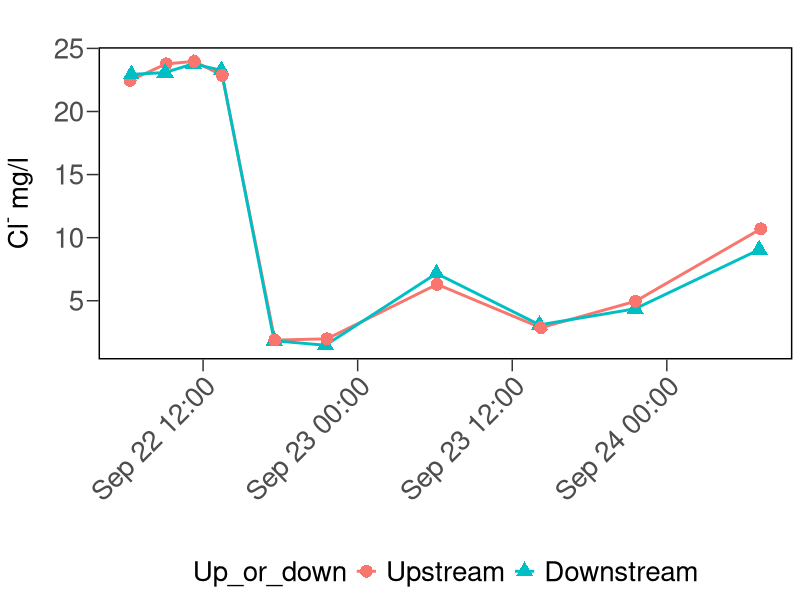
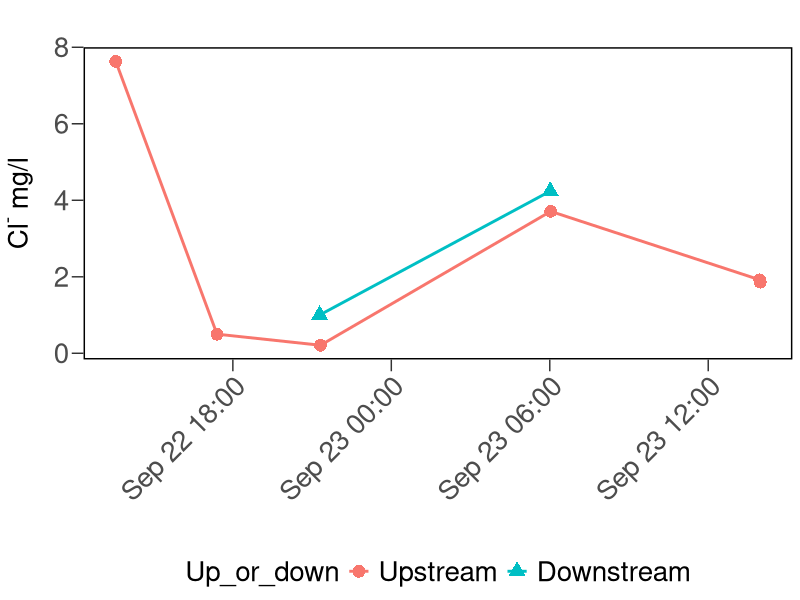
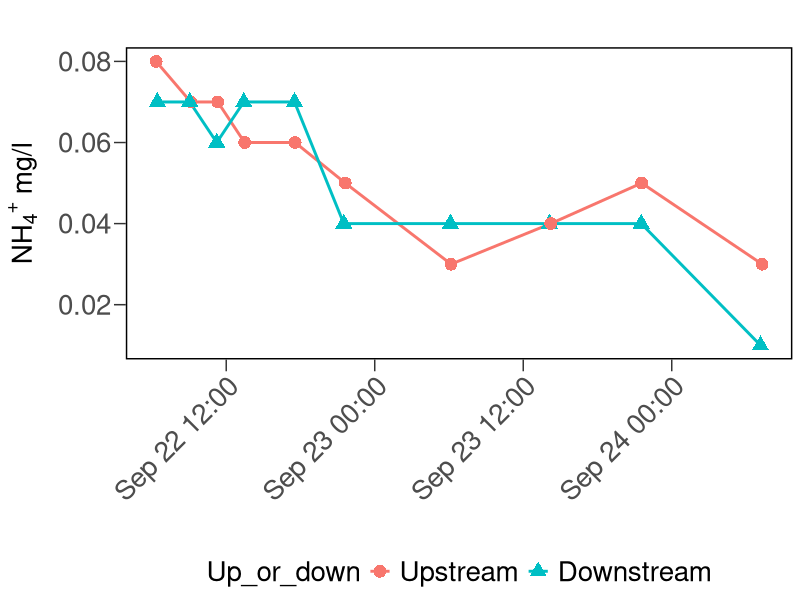
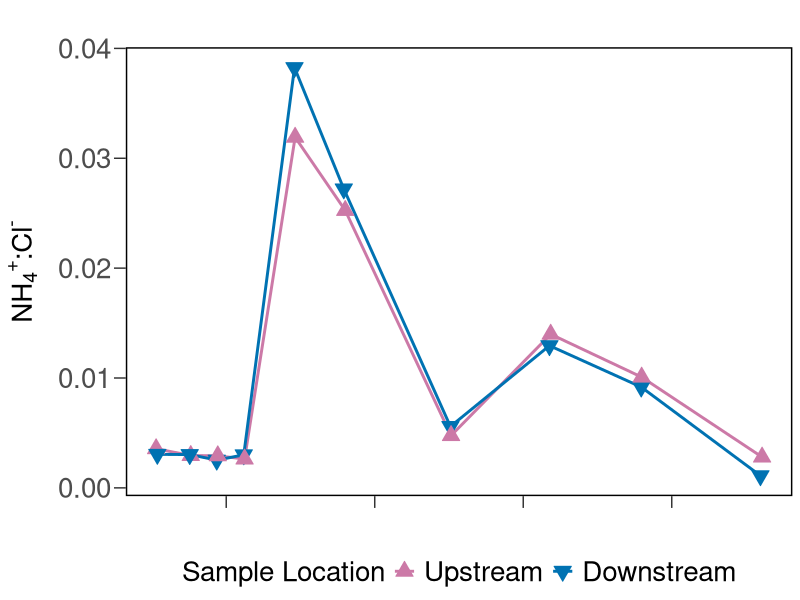
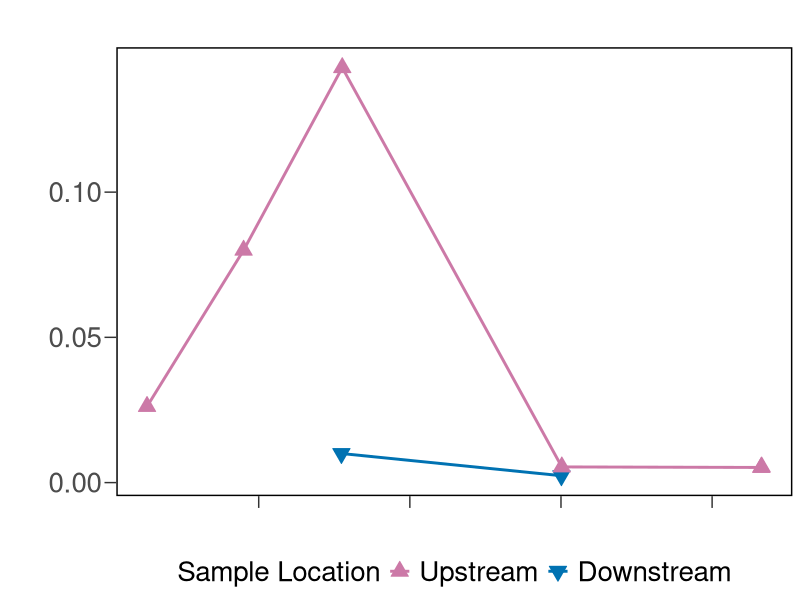
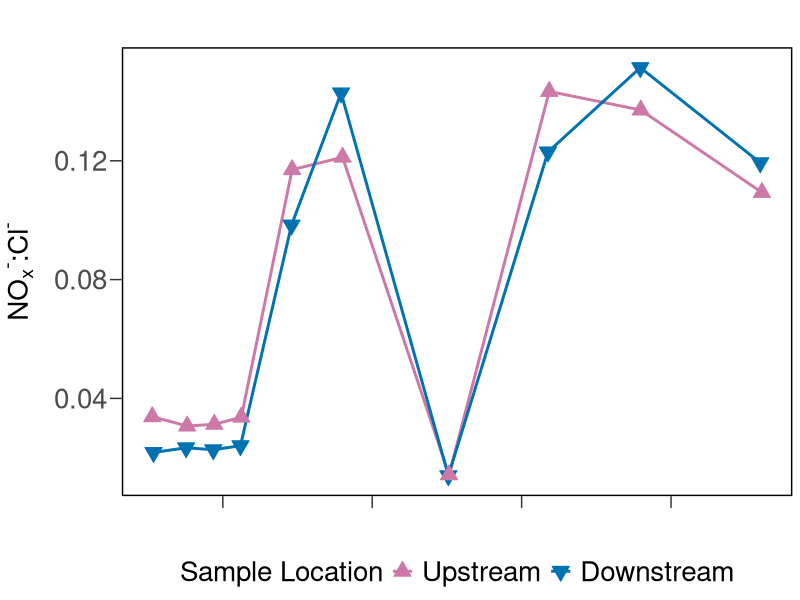
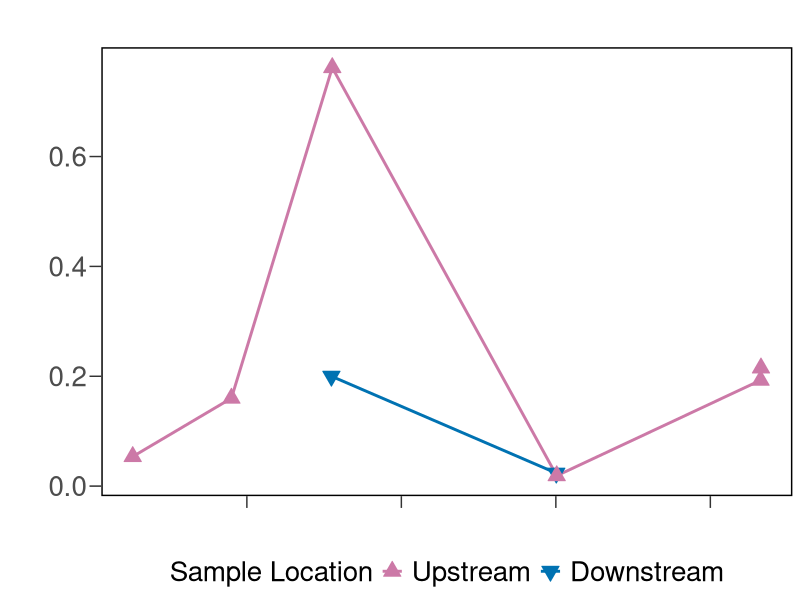
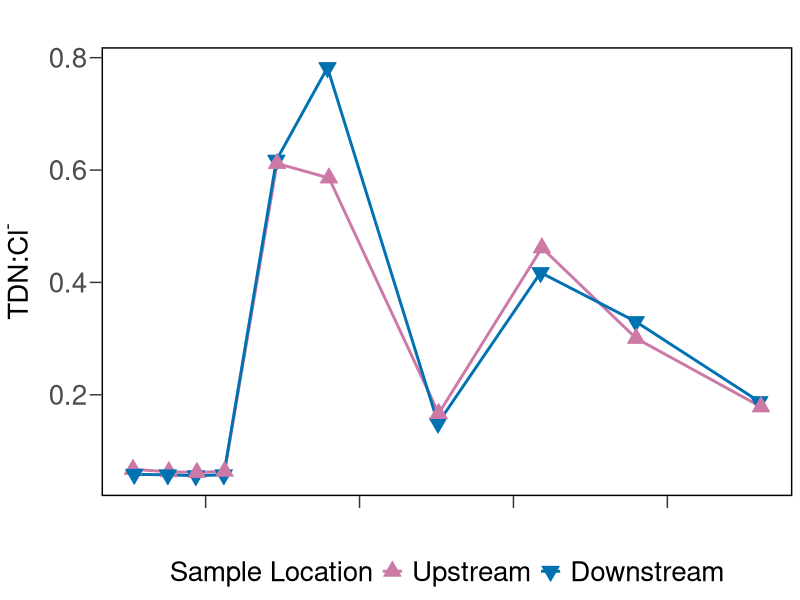

Recreate these plots in R, in order.
## ---- chunk 1
knitr::opts_chunk$set(echo = TRUE)
rm(list=ls())
knitr::opts_knit$set(root.dir="~/GitHub/TownCreekWater/analyses/")
## ---- chunk 2
require(tidyverse)
require(lubridate)
require(rstatix)
require(ggpubr)
## ---- chunk 3
Ophelia <- read.csv("../data/Storms/OpheliaCompiledData.csv")

# Dry RSC upstream water level:
TotalSmallRSCUp <- read.csv("../data/HoboData/TotalTC_Small_RSC_Up.csv")

# Dry RSC downstream water level:
TotalSmallRSCDown <- read.csv("../data/HoboData/Total_Small_RSC_Down.csv")

# Dry RSC downstream with Ophelia dates (Nov. 15, 2023 download):
Dry_RSC_Down_LVL_Nov <- read.csv("../data/HoboData/TC_Small_RSC_Down_OpheliaRange.csv")
## ---- chunk 4
Ophelia$RSC <- as.factor(Ophelia$RSC)
Ophelia$Up_or_down <- as.factor(Ophelia$Up_or_down)
Ophelia$Up_or_down <- factor(Ophelia$Up_or_down, levels = c("Upstream", "Downstream", "Composite"))

# Make date-time column:
Ophelia$DateTime <- mdy_hm(paste(Ophelia$Date, Ophelia$Time))




# Drop negatives and below detection limit values from ERL:
# Convert negatives to zeroes:
Ophelia <- Ophelia %>%
  dplyr::mutate(PO4_uM = ifelse(PO4_uM < 0, 0, PO4_uM)) %>%
  dplyr::mutate(PO4_mg.L = ifelse(PO4_mg.L < 0, 0, PO4_mg.L)) %>%
  dplyr::mutate(TSS_mg.L = ifelse(TSS_mg.L < 0, 0, TSS_mg.L))


# Calculate chloride ratios:
Ophelia$NH4toCl <- Ophelia$NH4_mg.L / Ophelia$Cl_mg.L
Ophelia$NOxtoCl <- Ophelia$NO3.NO2_mgL / Ophelia$Cl_mg.L
Ophelia$TDNtoCl <- Ophelia$TDN_mg.L / Ophelia$Cl_mg.L

# subset by RSC:
Ophelia_IS <- Ophelia %>%
  filter(Ophelia$RSC=="In-stream")

Ophelia_Dry <- Ophelia %>%
  filter(Ophelia$RSC=="Dry")
## ---- chunk 5
# Plot Cl first
plot.IS_Cl <- ggplot(data = Ophelia_IS, aes(x = DateTime, y = Cl_mg.L, shape=Up_or_down, color=Up_or_down, fill = Up_or_down)) +
  geom_line(linewidth = 1) +
  geom_point(size = 4)+
  #scale_color_manual(values=c("#CC79A7","#0072B2"), labels = c("Upstream", "Downstream"), name="Sample Location") +
  #scale_shape_manual(values = c(24, 25), labels = c("Upstream", "Downstream"), name = "Sample Location")+
  #scale_fill_manual(values = c("#CC79A7","#0072B2"), labels = c("Upstream", "Downstream"), name="Sample Location")+
  theme_bw() +
  #Remove plot grid lines
  theme(panel.grid.major = element_blank(), panel.grid.minor = element_blank()) + 
  #Set axis title and text properties, tick marks, and labels
  theme(text=element_text(size=20),axis.title=element_text(size=20,face="bold"),
          axis.text=element_text(size=20),  
          axis.title.y=element_text(margin=margin(r=10)),
          axis.title.x = element_text(margin = margin(r=10)),
          panel.border = element_rect(colour = "black",linewidth=1),strip.text = element_text(size = 20), legend.position="bottom", legend.title = element_text(size=20), legend.text=element_text(size=20)) + 
          theme(axis.ticks.length=unit(0.3,"cm")) + 
          labs(x = "", y = expression(paste("Cl"^{"-"}," mg/l")), title="") +
  theme(rect=element_rect(fill="transparent"))+
  theme(plot.background = element_rect(color=NA), axis.text.x = element_text(angle=45, hjust = 1))
  #scale_x_date(date_breaks = "1 month", limits = c(range(NH3_PO4_Unknown_dropNegs$Date)), date_labels = "%b %y")
  
 
plot.IS_Cl


plot.Dry_Cl <- ggplot(data = Ophelia_Dry, aes(x = DateTime, y = Cl_mg.L, shape=Up_or_down, color=Up_or_down, fill = Up_or_down)) +
  geom_line(linewidth = 1) +
  geom_point(size = 4)+
  #scale_color_manual(values=c("#CC79A7","#0072B2"), labels = c("Upstream", "Downstream"), name="Sample Location") +
  #scale_shape_manual(values = c(24, 25), labels = c("Upstream", "Downstream"), name = "Sample Location")+
  #scale_fill_manual(values = c("#CC79A7","#0072B2"), labels = c("Upstream", "Downstream"), name="Sample Location")+
  theme_bw() +
  #Remove plot grid lines
  theme(panel.grid.major = element_blank(), panel.grid.minor = element_blank()) + 
  #Set axis title and text properties, tick marks, and labels
  theme(text=element_text(size=20),axis.title=element_text(size=20,face="bold"),
          axis.text=element_text(size=20),  
          axis.title.y=element_text(margin=margin(r=10)),
          axis.title.x = element_text(margin = margin(r=10)),
          panel.border = element_rect(colour = "black",linewidth=1),strip.text = element_text(size = 20), legend.position="bottom", legend.title = element_text(size=20), legend.text=element_text(size=20)) + 
          theme(axis.ticks.length=unit(0.3,"cm")) + 
          labs(x = "", y = expression(paste("Cl"^{"-"}," mg/l")), title="") +
  theme(rect=element_rect(fill="transparent"))+
  theme(plot.background = element_rect(color=NA), axis.text.x = element_text(angle=45, hjust = 1))
  #scale_x_date(date_breaks = "1 month", limits = c(range(NH3_PO4_Unknown_dropNegs$Date)), date_labels = "%b %y")
  
 
plot.Dry_Cl
## ---- chunk 6
plot.IS_NH4 <- ggplot(data = Ophelia_IS, aes(x = DateTime, y = NH4_mg.L, shape=Up_or_down, color=Up_or_down, fill = Up_or_down)) +
  geom_line(linewidth = 1) +
  geom_point(size = 4)+
  #scale_color_manual(values=c("#CC79A7","#0072B2"), labels = c("Upstream", "Downstream"), name="Sample Location") +
  #scale_shape_manual(values = c(24, 25), labels = c("Upstream", "Downstream"), name = "Sample Location")+
  #scale_fill_manual(values = c("#CC79A7","#0072B2"), labels = c("Upstream", "Downstream"), name="Sample Location")+
  theme_bw() +
  #Remove plot grid lines
  theme(panel.grid.major = element_blank(), panel.grid.minor = element_blank()) + 
  #Set axis title and text properties, tick marks, and labels
  theme(text=element_text(size=20),axis.title=element_text(size=20,face="bold"),
          axis.text=element_text(size=20),  
          axis.title.y=element_text(margin=margin(r=10)),
          axis.title.x = element_text(margin = margin(r=10)),
          panel.border = element_rect(colour = "black",linewidth=1),strip.text = element_text(size = 20), legend.position="bottom", legend.title = element_text(size=20), legend.text=element_text(size=20)) + 
          theme(axis.ticks.length=unit(0.3,"cm")) + 
          labs(x = "", y = expression(paste("NH"[4], ""^{"+"}," mg/l")), title="") +
  theme(rect=element_rect(fill="transparent"))+
  theme(plot.background = element_rect(color=NA), axis.text.x = element_text(angle=45, hjust = 1))
  #scale_x_datetime(date_breaks = "6 hours", limits = c(range(Ophelia_IS$DateTime)))
  
 
plot.IS_NH4
## ---- chunk 7
plot.IS_NH4toCl <- ggplot(data = Ophelia_IS, aes(x = DateTime, y = NH4toCl, shape=Up_or_down, color=Up_or_down, fill = Up_or_down)) +
  geom_line(linewidth = 1) +
  geom_point(size = 4)+
  scale_color_manual(values=c("#CC79A7","#0072B2"), labels = c("Upstream", "Downstream"), name="Sample Location") +
  scale_shape_manual(values = c(24, 25), labels = c("Upstream", "Downstream"), name = "Sample Location")+
  scale_fill_manual(values = c("#CC79A7","#0072B2"), labels = c("Upstream", "Downstream"), name="Sample Location")+
  theme_bw() +
  #Remove plot grid lines
  theme(panel.grid.major = element_blank(), panel.grid.minor = element_blank()) + 
  #Set axis title and text properties, tick marks, and labels
  theme(text=element_text(size=20),axis.title=element_text(size=20,face="bold"),
          axis.text=element_text(size=20),  
          axis.title.y=element_text(margin=margin(r=10)),
          axis.title.x = element_text(margin = margin(r=10)),
          panel.border = element_rect(colour = "black",linewidth=1),strip.text = element_text(size = 20), legend.position="bottom", legend.title = element_text(size=20), legend.text=element_text(size=20)) + 
          theme(axis.ticks.length=unit(0.3,"cm")) + 
          labs(x = "", y = expression(paste("NH"[4], ""^{"+"},":Cl", ""^{"-"})), title="") +
  theme(rect=element_rect(fill="transparent"))+
  theme(plot.background = element_rect(color=NA), axis.text.x = element_text(angle=45, hjust = 1))+
  theme(axis.text.x = element_blank())
  
  
 
plot.IS_NH4toCl


plot.Dry_NH4toCl <- ggplot(data = Ophelia_Dry, aes(x = DateTime, y = NH4toCl, shape=Up_or_down, color=Up_or_down, fill = Up_or_down)) +
  geom_line(linewidth = 1) +
  geom_point(size = 4)+
  scale_color_manual(values=c("#CC79A7","#0072B2"), labels = c("Upstream", "Downstream"), name="Sample Location") +
  scale_shape_manual(values = c(24, 25), labels = c("Upstream", "Downstream"), name = "Sample Location")+
  scale_fill_manual(values = c("#CC79A7","#0072B2"), labels = c("Upstream", "Downstream"), name="Sample Location")+
  theme_bw() +
  #Remove plot grid lines
  theme(panel.grid.major = element_blank(), panel.grid.minor = element_blank()) + 
  #Set axis title and text properties, tick marks, and labels
  theme(text=element_text(size=20),axis.title=element_text(size=20,face="bold"),
          axis.text=element_text(size=20),  
          axis.title.y=element_text(margin=margin(r=10)),
          axis.title.x = element_text(margin = margin(r=10)),
          panel.border = element_rect(colour = "black",linewidth=1),strip.text = element_text(size = 20), legend.position="bottom", legend.title = element_text(size=20), legend.text=element_text(size=20)) + 
          theme(axis.ticks.length=unit(0.3,"cm")) + 
          labs(x = "", y = "", title="") +
  theme(rect=element_rect(fill="transparent"))+
  theme(plot.background = element_rect(color=NA), axis.text.x = element_text(angle=45, hjust = 1))+
  theme(axis.text.x = element_blank())
  
  
 
plot.Dry_NH4toCl
## ---- chunk 8
plot.IS_NOxtoCl <- ggplot(data = Ophelia_IS, aes(x = DateTime, y = NOxtoCl, shape=Up_or_down, color=Up_or_down, fill = Up_or_down)) +
  geom_line(linewidth = 1) +
  geom_point(size = 4)+
  scale_color_manual(values=c("#CC79A7","#0072B2"), labels = c("Upstream", "Downstream"), name="Sample Location") +
  scale_shape_manual(values = c(24, 25), labels = c("Upstream", "Downstream"), name = "Sample Location")+
  scale_fill_manual(values = c("#CC79A7","#0072B2"), labels = c("Upstream", "Downstream"), name="Sample Location")+
  theme_bw() +
  #Remove plot grid lines
  theme(panel.grid.major = element_blank(), panel.grid.minor = element_blank()) + 
  #Set axis title and text properties, tick marks, and labels
  theme(text=element_text(size=20),axis.title=element_text(size=20,face="bold"),
          axis.text=element_text(size=20),  
          axis.title.y=element_text(margin=margin(r=10)),
          axis.title.x = element_text(margin = margin(r=10)),
          panel.border = element_rect(colour = "black",linewidth=1),strip.text = element_text(size = 20), legend.position="bottom", legend.title = element_text(size=20), legend.text=element_text(size=20)) + 
          theme(axis.ticks.length=unit(0.3,"cm")) + 
          labs(x = "", y = expression(paste("NO"[x], ""^{"-"},":Cl", ""^{"-"})), title="") +
  theme(rect=element_rect(fill="transparent"))+
  theme(plot.background = element_rect(color=NA), axis.text.x = element_text(angle=45, hjust = 1))+
  theme(axis.text.x = element_blank())
  
  
 
plot.IS_NOxtoCl


plot.Dry_NOxtoCl <- ggplot(data = Ophelia_Dry, aes(x = DateTime, y = NOxtoCl, shape=Up_or_down, color=Up_or_down, fill = Up_or_down)) +
  geom_line(linewidth = 1) +
  geom_point(size = 4)+
  scale_color_manual(values=c("#CC79A7","#0072B2"), labels = c("Upstream", "Downstream"), name="Sample Location") +
  scale_shape_manual(values = c(24, 25), labels = c("Upstream", "Downstream"), name = "Sample Location")+
  scale_fill_manual(values = c("#CC79A7","#0072B2"), labels = c("Upstream", "Downstream"), name="Sample Location")+
  theme_bw() +
  #Remove plot grid lines
  theme(panel.grid.major = element_blank(), panel.grid.minor = element_blank()) + 
  #Set axis title and text properties, tick marks, and labels
  theme(text=element_text(size=20),axis.title=element_text(size=20,face="bold"),
          axis.text=element_text(size=20),  
          axis.title.y=element_text(margin=margin(r=10)),
          axis.title.x = element_text(margin = margin(r=10)),
          panel.border = element_rect(colour = "black",linewidth=1),strip.text = element_text(size = 20), legend.position="bottom", legend.title = element_text(size=20), legend.text=element_text(size=20)) + 
          theme(axis.ticks.length=unit(0.3,"cm")) + 
          labs(x = "", y = "", title="") +
  theme(rect=element_rect(fill="transparent"))+
  theme(plot.background = element_rect(color=NA), axis.text.x = element_text(angle=45, hjust = 1))+
  theme(axis.text.x = element_blank())
  
  
 
plot.Dry_NOxtoCl
## ---- chunk 9
plot.IS_TDNtoCl <- ggplot(data = Ophelia_IS, aes(x = DateTime, y = TDNtoCl, shape=Up_or_down, color=Up_or_down, fill = Up_or_down)) +
  geom_line(linewidth = 1) +
  geom_point(size = 4)+
  scale_color_manual(values=c("#CC79A7","#0072B2"), labels = c("Upstream", "Downstream"), name="Sample Location") +
  scale_shape_manual(values = c(24, 25), labels = c("Upstream", "Downstream"), name = "Sample Location")+
  scale_fill_manual(values = c("#CC79A7","#0072B2"), labels = c("Upstream", "Downstream"), name="Sample Location")+
  theme_bw() +
  #Remove plot grid lines
  theme(panel.grid.major = element_blank(), panel.grid.minor = element_blank()) + 
  #Set axis title and text properties, tick marks, and labels
  theme(text=element_text(size=20),axis.title=element_text(size=20,face="bold"),
          axis.text=element_text(size=20),  
          axis.title.y=element_text(margin=margin(r=10)),
          axis.title.x = element_text(margin = margin(r=10)),
          panel.border = element_rect(colour = "black",linewidth=1),strip.text = element_text(size = 20), legend.position="bottom", legend.title = element_text(size=20), legend.text=element_text(size=20)) + 
          theme(axis.ticks.length=unit(0.3,"cm")) + 
          labs(x = "", y = expression(paste("TDN",":Cl", ""^{"-"})), title="") +
  theme(rect=element_rect(fill="transparent"))+
  theme(plot.background = element_rect(color=NA), axis.text.x = element_text(angle=45, hjust = 1))+
  theme(axis.text.x = element_blank())
  
  
 
plot.IS_TDNtoCl


plot.Dry_TDNtoCl <- ggplot(data = Ophelia_Dry, aes(x = DateTime, y = TDNtoCl, shape=Up_or_down, color=Up_or_down, fill = Up_or_down)) +
  geom_line(linewidth = 1) +
  geom_point(size = 4)+
  scale_color_manual(values=c("#CC79A7","#0072B2"), labels = c("Upstream", "Downstream"), name="Sample Location") +
  scale_shape_manual(values = c(24, 25), labels = c("Upstream", "Downstream"), name = "Sample Location")+
  scale_fill_manual(values = c("#CC79A7","#0072B2"), labels = c("Upstream", "Downstream"), name="Sample Location")+
  theme_bw() +
  #Remove plot grid lines
  theme(panel.grid.major = element_blank(), panel.grid.minor = element_blank()) + 
  #Set axis title and text properties, tick marks, and labels
  theme(text=element_text(size=20),axis.title=element_text(size=20,face="bold"),
          axis.text=element_text(size=20),  
          axis.title.y=element_text(margin=margin(r=10)),
          axis.title.x = element_text(margin = margin(r=10)),
          panel.border = element_rect(colour = "black",linewidth=1),strip.text = element_text(size = 20), legend.position="bottom", legend.title = element_text(size=20), legend.text=element_text(size=20)) + 
          theme(axis.ticks.length=unit(0.3,"cm")) + 
          labs(x = "", y = "", title="") +
  theme(rect=element_rect(fill="transparent"))+
  theme(plot.background = element_rect(color=NA), axis.text.x = element_text(angle=45, hjust = 1))+
  theme(axis.text.x = element_blank())
  
  
 
plot.Dry_TDNtoCl
## ---- chunk 10
# read in csv file 
N12TCUP <- read.csv("../data/Grafana/Node 12 -TC Upstream _07-23 to 01-24.csv")

# Date manipulation - to month and day 
N12TCUP$Time2 <- as.Date(N12TCUP$Time,"%m/%d/%Y")


# No Negative water level values so no further manipulation is required 

#plot
plot.N12TCUP <- ggplot (data = N12TCUP, aes(x = Time2, y = Water_level) 
  )+
  geom_point()+
  geom_line()+
  labs( 
    title = "Node 12 TC Upstream ",
    x = "", y = "Water level (m)",
    scale_x_date(date_labels = "%F", date_breaks = "1 month"))+
    theme(axis.text.x = element_text(angle=45, hjust = 1))
plot.N12TCUP
## ---- chunk 11
# read in csv file 
N10TCDown <- read.csv("../data/Grafana/Node 10 -TC Downstream _07-23 to 01-24.csv")

# Date manipulation - to month and day 
N10TCDown$Time2 <- as.Date(N10TCDown$Time,"%m/%d/%Y")


#  Negative water level values so  further manipulation is required 
N10TCDown$Water_level[N10TCDown$Water_level<0] <- 0

#plot
plot.N10TCDown <- ggplot(data = N10TCDown, aes(x = Time2, y = Water_level) 
  )+
  geom_point()+
  geom_line()+
  labs( 
    title = "Node 10 TC Downstream ",
    x = "", y = "Water level (m)",
    scale_x_date(date_labels = "%F", date_breaks = "1 month"))+
    theme(axis.text.x = element_text(angle=45, hjust = 1))
plot.N10TCDown
## ---- chunk 12
# Rename water levels up/down:
colnames(N12TCUP)[2] <- "Water_level_up"
colnames(N10TCDown)[2] <- "Water_level_down"

start_time <- as.POSIXct("9/22/2023 5:00", format = "%m/%d/%Y %H:%M")
end_time <- as.POSIXct("9/24/2023 8:00", format = "%m/%d/%Y %H:%M")

N12TCUP$POS_Time <- as.POSIXct(N12TCUP$Time, format = "%m/%d/%Y %H:%M")
N10TCDown$POS_Time <- as.POSIXct(N10TCDown$Time, format = "%m/%d/%Y %H:%M")

# Subset for Ophelia start and end:
N12TCUP_Ophelia <- N12TCUP[N12TCUP$POS_Time >= start_time & N12TCUP$POS_Time <= end_time, ]
N10TCDown_Ophelia <- N10TCDown[N10TCDown$POS_Time >= start_time & N10TCDown$POS_Time <= end_time, ]

# Merge Up and Down into one dataframe:
GrafanaUpDown <- cbind(N12TCUP_Ophelia, N10TCDown_Ophelia$Water_level_down)

# get rid of extra columns:
GrafanaUpDown <- GrafanaUpDown %>%
  dplyr::select(c("POS_Time", "Water_level_up", "N10TCDown_Ophelia$Water_level_down"))

colnames(GrafanaUpDown)[3] <- "Water_level_down"
## ---- chunk 13
plot.GrafanaOphelia <- ggplot() +
  geom_line(data = GrafanaUpDown, aes(x=POS_Time, y=Water_level_up, group=1), color = "#CC79A7", size = 1)+
  geom_point(data = GrafanaUpDown, aes(x=POS_Time, y=Water_level_up, group=1), color = "#CC79A7", fill = "#CC79A7", size = 4, shape = 24)+
  geom_line(data = GrafanaUpDown, aes(x=POS_Time, y=Water_level_down, group=2), color = "#0072B2", size = 1)+
    geom_point(data = GrafanaUpDown, aes(x=POS_Time, y=Water_level_down, group=2), color = "#0072B2", fill = "#0072B2", size = 4, shape = 25)+
  theme_bw() +
  #Remove plot grid lines
  theme(panel.grid.major = element_blank(), panel.grid.minor = element_blank()) + 
  #Set axis title and text properties, tick marks, and labels
  theme(text=element_text(size=20),axis.title=element_text(size=20),
          axis.text=element_text(size=20),  
          axis.title.y=element_text(margin=margin(r=10)),
          axis.title.x = element_text(margin = margin(r=10)),
          panel.border = element_rect(colour = "black",linewidth=1),strip.text = element_text(size = 20), legend.position="none", legend.title = element_text(size=20), legend.text=element_text(size=20)) + 
          theme(axis.ticks.length=unit(0.3,"cm")) + 
          labs(x = "", y = "water level (m)", title="") +
  theme(rect=element_rect(fill="transparent"))+
  theme(plot.background = element_rect(color=NA), axis.text.x = element_text(angle=45, hjust = 1))
  
 
plot.GrafanaOphelia

## ---- chunk 14
# upstream, dry:
# Format date:
TotalSmallRSCUp$POS_Time <- as.POSIXct(TotalSmallRSCUp$Date, format = "%m/%d/%Y %H:%M")
Dry_RSC_Down_LVL_Nov$POS_Time <- as.POSIXct(Dry_RSC_Down_LVL_Nov$Date.Time..GMT.04.00, format = "%m/%d/%y %H:%M")

# Star and end times:
start_time_dry <- as.POSIXct("9/22/2023 13:30", format = "%m/%d/%Y %H:%M")
end_time_dry <- as.POSIXct("9/23/2023 14:00", format = "%m/%d/%Y %H:%M")

# Subset for Ophelia start and end:
Dry_UP_Ophelia <- TotalSmallRSCUp[TotalSmallRSCUp$POS_Time >= start_time_dry & TotalSmallRSCUp$POS_Time <= end_time_dry, ]
Dry_Down_Ophelia <- Dry_RSC_Down_LVL_Nov[Dry_RSC_Down_LVL_Nov$POS_Time >= start_time_dry & Dry_RSC_Down_LVL_Nov$POS_Time <= end_time_dry, ]

# Remove NAs from Dry_UP_Ophelia:
Dry_UP_Ophelia <- na.omit(Dry_UP_Ophelia)

# Combine upstream and downstream sensor depths:
Dry_RSC_LVL <- cbind(Dry_UP_Ophelia, Dry_Down_Ophelia[, 6:7])

# Rename columns:
colnames(Dry_RSC_LVL)[6] <- "Sensor_Depth_UP"
colnames(Dry_RSC_LVL)[8] <- "Sensor_Depth_DOWN"

# Simplify dataframe:
Dry_RSC_LVL <- Dry_RSC_LVL[,6:8]

# Convert negatives to zeroes:
Dry_RSC_LVL <- Dry_RSC_LVL %>%
  dplyr::mutate(Sensor_Depth_UP = ifelse(Sensor_Depth_UP < 0, 0, Sensor_Depth_UP)) %>%
  dplyr::mutate(Sensor_Depth_DOWN = ifelse(Sensor_Depth_DOWN < 0, 0, Sensor_Depth_DOWN))
## ---- chunk 15
plot.DrRSC_LVL <- ggplot() +
  geom_line(data = Dry_RSC_LVL, aes(x=POS_Time, y=Sensor_Depth_UP, group=1), color = "#CC79A7", size = 1)+
  #geom_point(data = Dry_RSC_LVL, aes(x=POS_Time, y=Sensor_Depth_UP, group=1), color = "#CC79A7", fill = "#CC79A7", size = 1, shape = 24)+
  geom_line(data = Dry_RSC_LVL, aes(x=POS_Time, y=Sensor_Depth_DOWN, group=2), color = "#0072B2", size = 1)+
    #geom_point(data = Dry_RSC_LVL, aes(x=POS_Time, y=Sensor_Depth_DOWN, group=2), color = "#0072B2", fill = "#0072B2", size = 1, shape = 25)+
  theme_bw() +
  #Remove plot grid lines
  theme(panel.grid.major = element_blank(), panel.grid.minor = element_blank()) + 
  #Set axis title and text properties, tick marks, and labels
  theme(text=element_text(size=20),axis.title=element_text(size=20),
          axis.text=element_text(size=20),  
          axis.title.y=element_text(margin=margin(r=10)),
          axis.title.x = element_text(margin = margin(r=10)),
          panel.border = element_rect(colour = "black",linewidth=1),strip.text = element_text(size = 20), legend.position="none", legend.title = element_text(size=20), legend.text=element_text(size=20)) + 
          theme(axis.ticks.length=unit(0.3,"cm")) + 
          labs(x = "", y = "") +
  theme(rect=element_rect(fill="transparent"))+
  theme(plot.background = element_rect(color=NA), axis.text.x = element_text(angle=45, hjust = 1))
  
 
plot.DrRSC_LVL
## ---- chunk 16
Ophelia_8panel <- ggarrange(plot.IS_NH4toCl, plot.Dry_NH4toCl, plot.IS_NOxtoCl, plot.Dry_NOxtoCl, plot.IS_TDNtoCl, plot.Dry_TDNtoCl, plot.GrafanaOphelia, plot.DrRSC_LVL, ncol = 2, nrow = 4, labels = c("A", "B", "C", "D", "E", "F", "G", "H"), legend = "none", align = "hv")

Ophelia_8panel

#ggsave("../figures/Ophelia_8panel.png", plot=Ophelia_8panel, device="png", path=NULL, scale=1, width=22, height=20, dpi=600, limitsize=TRUE, bg="white")
